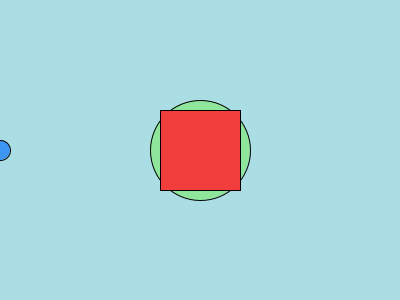
Frame 1 (no input)
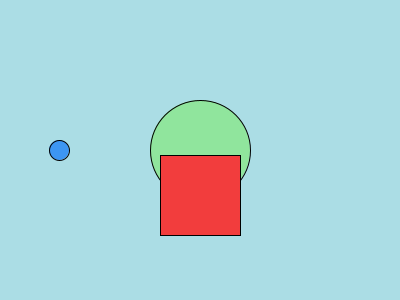
Frame 60 (the mouse pressed at the canvas centre just before this capture)
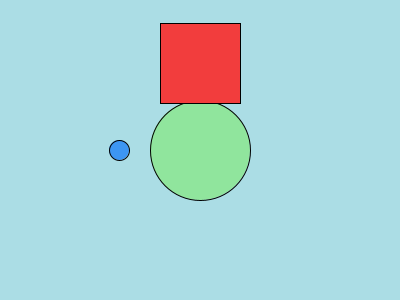
Frame 120 (the mouse held since frame 60 and released just before this capture)

The Processing sketch that drew these frames (run headless with seeded random() and noise(); from frame 60 on, the mouse is pressed at the canvas centre):

// Processing sketch: Quiz_06_Mission_05
// ── Quiz_06_Mission_05.pde
int xpos = 0;
int ypos = 110;
int yspeed = 3;

void setup() {
  size(400,300);
  background(#ABDDE5);
}

void draw() {
  background(#ABDDE5);
  
  fill(#90E59D);
  ellipse(200,150,100,100);
  
  fill(#3D96F2);
  ellipse(xpos,150,20,20);
  xpos += 1;
  
  fill(#F23D3D);
  rect(160,ypos,80,80);
  ypos += yspeed;
  
  if (ypos >= 220 || ypos <= 0) {
    yspeed = yspeed*-1;
  }
  
}
